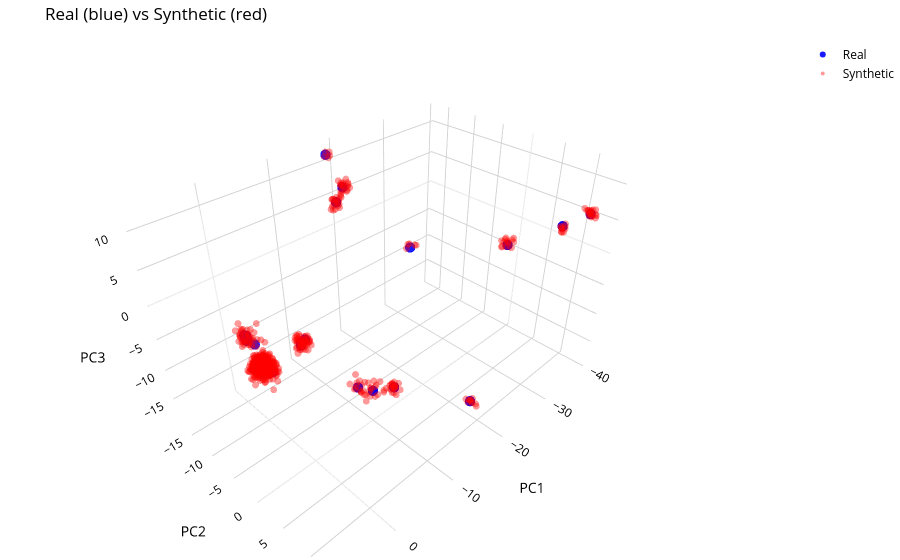

Notebook code for this chart:
### Code cell
# Visualize augmeted data
real = points
synthetic = synthetic_points[len(points):]  # just the synthetic, not the real

fig = go.Figure()

fig.add_trace(go.Scatter3d(
    x=real[:, 0], y=real[:, 1], z=real[:, 2],
    mode='markers',
    name='Real',
    marker=dict(size=6, color='blue', opacity=0.9)
))

fig.add_trace(go.Scatter3d(
    x=synthetic[:, 0], y=synthetic[:, 1], z=synthetic[:, 2],
    mode='markers',
    name='Synthetic',
    marker=dict(size=4, color='red', opacity=0.4)
))

fig.update_layout(
    title='Real (blue) vs Synthetic (red)',
    scene=dict(
        xaxis_title='PC1', yaxis_title='PC2', zaxis_title='PC3',
        bgcolor='white',
        xaxis=dict(backgroundcolor='white', gridcolor='lightgrey', color='black'),
        yaxis=dict(backgroundcolor='white', gridcolor='lightgrey', color='black'),
        zaxis=dict(backgroundcolor='white', gridcolor='lightgrey', color='black'),
    ),
    paper_bgcolor='white',
    font=dict(color='black'),
    margin=dict(l=0, r=0, t=40, b=0)
)

fig.show()

### Figure 1 — Plotly figure (JSON) as saved in the notebook; plotly's stock layout.template omitted (floating-point values rounded to 4 significant figures; data arrays with more than 128 entries replaced by an {"elided": "..."} marker saying what was removed)
{"data": [{"marker": {"color": "blue", "opacity": 0.9, "size": 6}, "mode": "markers", "name": "Real", "type": "scatter3d", "x": {"elided": "152 float values"}, "y": {"elided": "152 float values"}, "z": {"elided": "152 float values"}}, {"marker": {"color": "red", "opacity": 0.4, "size": 4}, "mode": "markers", "name": "Synthetic", "type": "scatter3d", "x": {"elided": "760 float values"}, "y": {"elided": "760 float values"}, "z": {"elided": "760 float values"}}], "layout": {"font": {"color": "black"}, "margin": {"b": 0, "l": 0, "r": 0, "t": 40}, "paper_bgcolor": "white", "scene": {"bgcolor": "white", "xaxis": {"backgroundcolor": "white", "color": "black", "gridcolor": "lightgrey", "title": {"text": "PC1"}}, "yaxis": {"backgroundcolor": "white", "color": "black", "gridcolor": "lightgrey", "title": {"text": "PC2"}}, "zaxis": {"backgroundcolor": "white", "color": "black", "gridcolor": "lightgrey", "title": {"text": "PC3"}}}, "title": {"text": "Real (blue) vs Synthetic (red)"}}}
